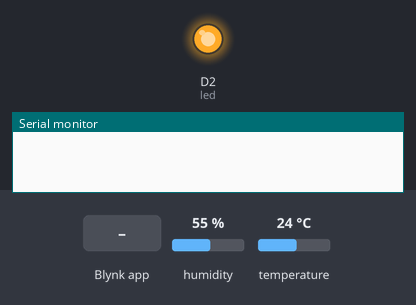
A sketch run on a simulated ESP8266 (NodeMCU). Shown: output pins drawn as LEDs (lit = HIGH), the last lines printed to the serial monitor. The test bench sets the inputs (shaded band); at power-on: humidity 55 %, temperature 24 °C. WiFi joins after 1.5 s; servers stay silent unless stated.

Above: at 3.0 s.
3.1 s: Blynk app writes 1 to V3
At 4.1 s:
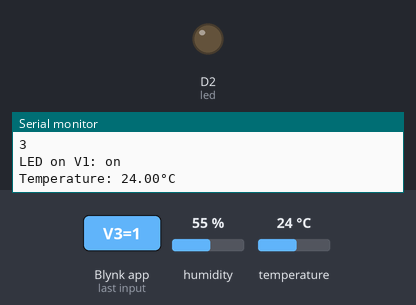
4.8 s: Blynk app writes 0 to V3
At 5.4 s:
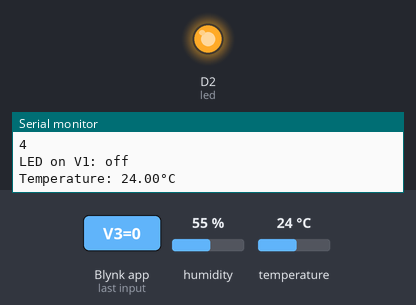
Timing chart, 0 to 7.8 s (numbered marks = the images above; inputs shaded):
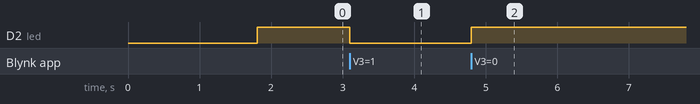

The sketch:

ESP8266_blynk_dht11_r2.ino
```cpp
// (licence header left out)
/* Comment this out to disable prints and save space */
#define BLYNK_PRINT Serial


#include <ESP8266WiFi.h>
#include <BlynkSimpleEsp8266.h>
#include "DHT.h"

#define DHTPIN D6     // what digital pin we're connected to

// Uncomment whatever type you're using!
#define DHTTYPE DHT11   // DHT 11
//#define DHTTYPE DHT22   // DHT 22  (AM2302), AM2321
//#define DHTTYPE DHT21   // DHT 21 (AM2301)

// Connect pin 1 (on the left) of the sensor to +5V
// NOTE: If using a board with 3.3V logic like an Arduino Due connect pin 1
// to 3.3V instead of 5V!
// Connect pin 2 of the sensor to whatever your DHTPIN is
// Connect pin 4 (on the right) of the sensor to GROUND
// Connect a 10K resistor from pin 2 (data) to pin 1 (power) of the sensor

// Initialize DHT sensor.
// Note that older versions of this library took an optional third parameter to
// tweak the timings for faster processors.  This parameter is no longer needed
// as the current DHT reading algorithm adjusts itself to work on faster procs.
DHT dht(DHTPIN, DHTTYPE);

const int led = 4;

// You should get Auth Token in the Blynk App.
// Go to the Project Settings (nut icon).
char auth[] = "80d71d7a59024765a5449555ddf098ea"; // DBM
//char auth[] = "4fbcbe517b344942a647667e267568e5";  // Jack

// Your WiFi credentials.
// Set password to "" for open networks.
char ssid[] = "lab-i5";
char pass[] = "a1b1c1d1e1";

BlynkTimer timer;

WidgetLED led1(V1);


// V1 LED Widget is blinking
void blinkLedWidget()
{
  if (led1.getValue()) {
    led1.off();
    Serial.println("LED on V1: off");
    //digitalWrite(led, LOW);
  } else {
    led1.on();
    Serial.println("LED on V1: on");
    //digitalWrite(led, HIGH);
  }
}

BLYNK_WRITE(V3) // Button Widget writes to Virtual Pin Vx
{
  if(param.asInt() == 1) {     // if Button sends 1
    Serial.println("Button V3 pressed");
    digitalWrite(led, LOW);
  } else {
    digitalWrite(led, HIGH);
  }
}

BLYNK_WRITE(V2)
{
  int pinValue = param.asInt(); // assigning incoming value from pin V1 to a variable
  // You can also use:
  // String i = param.asStr();
  // double d = param.asDouble();
  Serial.print("V2 Slider value is: ");
  Serial.println(pinValue);
}

void readtemp()
{
  char Buffer[16];

  // Reading temperature or humidity takes about 250 milliseconds!
  // Sensor readings may also be up to 2 seconds 'old' (its a very slow sensor)
  float h = 0.0; //dht.readHumidity();
  // Read temperature as Celsius (the default)
  float t = dht.readTemperature();
  // Read temperature as Fahrenheit (isFahrenheit = true)
  //float f = dht.readTemperature(true);

  // Check if any reads failed and exit early (to try again).
  if (isnan(h) || isnan(t)) {
    Serial.println("Failed to read from DHT sensor!");
    t = -99.0;
    //return;
  }

  // Compute heat index in Fahrenheit (the default)
  //float hif = dht.computeHeatIndex(f, h);
  // Compute heat index in Celsius (isFahreheit = false)
  //float hic = dht.computeHeatIndex(t, h, false);

//  Serial.print("Humidity: ");
//  Serial.print(h);
//  Serial.print(" %\t");
  Serial.print("Temperature: ");
  Serial.print(t);
  Serial.println("°C");
  dtostrf(t, 1, 1, Buffer);
  Blynk.virtualWrite(V4, Buffer);
  Blynk.virtualWrite(V6, t);

//  Serial.print(f);
//  Serial.print(" *F\t");
//  Serial.print("Heat index: ");
//  Serial.print(hic);
//  Serial.print(" *C ");
//  Serial.print(hif);
//  Serial.println(" *F");

}

// This function sends Arduino's up time every second to Virtual Pin (5).
// In the app, Widget's reading frequency should be set to PUSH. This means
// that you define how often to send data to Blynk App.
void myTimerEvent()
{
  // You can send any value at any time.
  // Please don't send more that 10 values per second.
  Blynk.virtualWrite(V5, millis() / 1000);
  //Blynk.virtualWrite(V6, (millis() / 1000) % 1);
  Serial.println(millis() / 1000);
  blinkLedWidget();

  readtemp();


}

void setup()
{
  // Debug console
  Serial.begin(115200);

  dht.begin();

  Blynk.begin(auth, ssid, pass);

  // Setup a function to be called every X.Xs
  timer.setInterval(1500L, myTimerEvent);

  pinMode(led, OUTPUT);     // Initialize the LED_BUILTIN pin as an output
  digitalWrite(led, HIGH);
}

void loop()
{
  Blynk.run();
  timer.run(); // Initiates BlynkTimer
}
```

Measured:
- after the input at 3.1 s, D2 (led): HIGH → LOW at once
- after the input at 4.8 s, D2 (led): LOW → HIGH at once
